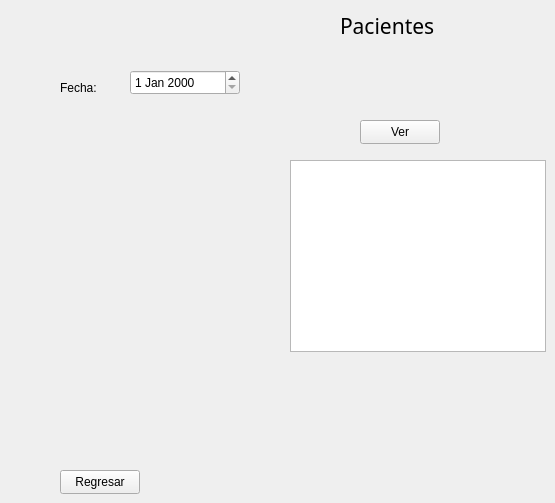
    <widget class="QWidget" name="ReportePacientes">
     <widget class="QLabel" name="label_98">
      <property name="geometry">
       <rect>
        <x>340</x>
        <y>10</y>
        <width>131</width>
        <height>31</height>
       </rect>
      </property>
      <property name="font">
       <font>
        <family>Segoe UI Black</family>
        <pointsize>16</pointsize>
       </font>
      </property>
      <property name="text">
       <string>Pacientes</string>
      </property>
     </widget>
     <widget class="QTextBrowser" name="textBrowser_3">
      <property name="geometry">
       <rect>
        <x>290</x>
        <y>160</y>
        <width>256</width>
        <height>192</height>
       </rect>
      </property>
     </widget>
     <widget class="QLabel" name="label_99">
      <property name="geometry">
       <rect>
        <x>60</x>
        <y>80</y>
        <width>49</width>
        <height>16</height>
       </rect>
      </property>
      <property name="text">
       <string>Fecha:</string>
      </property>
     </widget>
     <widget class="QDateEdit" name="dateEdit_8">
      <property name="geometry">
       <rect>
        <x>130</x>
        <y>70</y>
        <width>110</width>
        <height>25</height>
       </rect>
      </property>
     </widget>
     <widget class="QPushButton" name="pushButton_74">
      <property name="geometry">
       <rect>
        <x>360</x>
        <y>120</y>
        <width>80</width>
        <height>24</height>
       </rect>
      </property>
      <property name="text">
       <string>Ver</string>
      </property>
     </widget>
     <widget class="QPushButton" name="pushButton_75">
      <property name="geometry">
       <rect>
        <x>60</x>
        <y>470</y>
        <width>80</width>
        <height>24</height>
       </rect>
      </property>
      <property name="text">
       <string>Regresar</string>
      </property>
     </widget>
    </widget>
